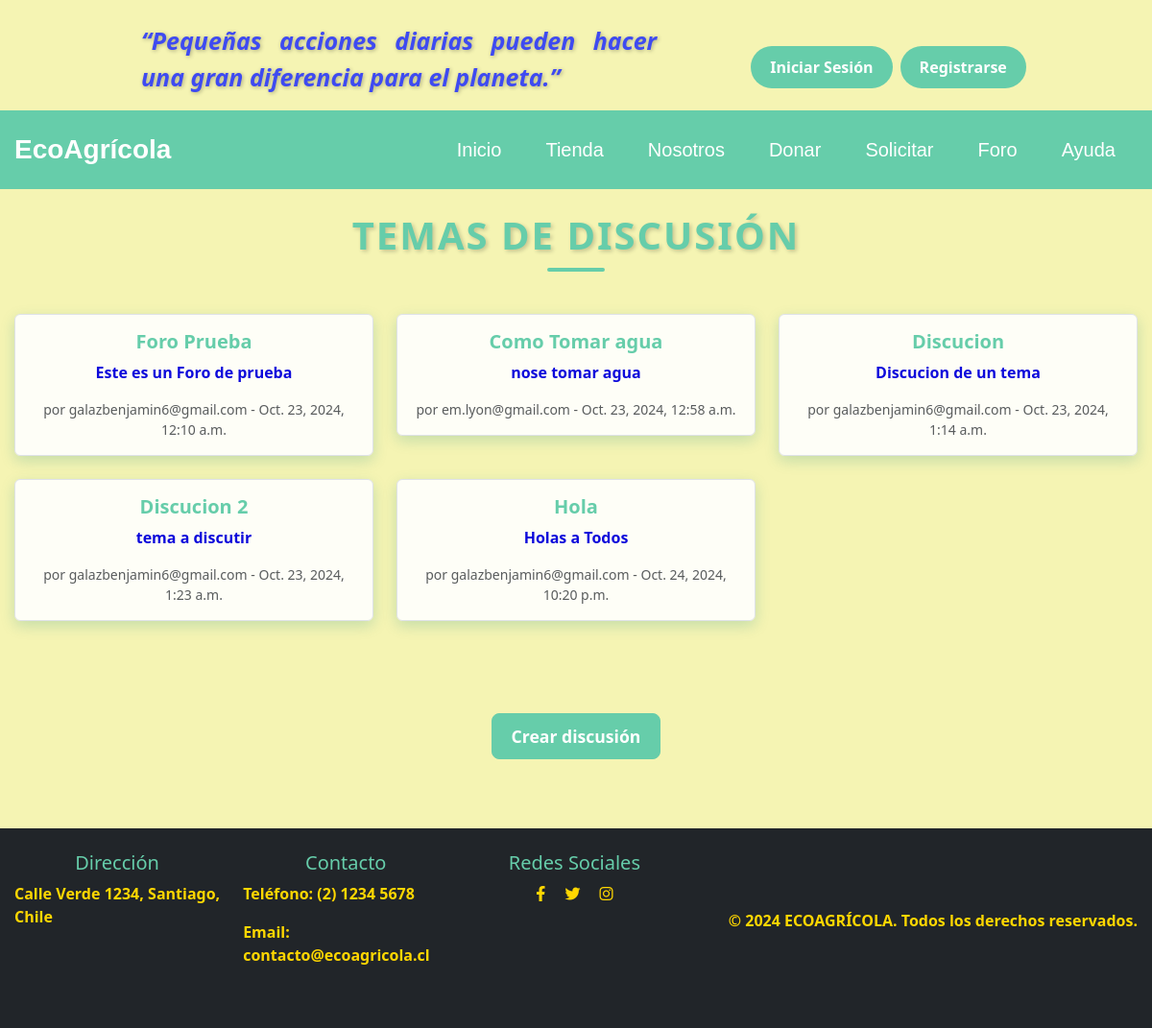
Page /foro/ on the committed database.
### core/models.py (models this page shows, shortened)
class Tema(models.Model):
    author= models.ForeignKey(User, on_delete=models.CASCADE)  # El campo autor debe existir
    titulo = models.CharField(max_length=200)
    content = models.TextField()
    fecha_creacion = models.DateTimeField(auto_now_add=True)

### core/views.py (the view)
# urls.py: path('foro/', foro,name='foro'),
def foro(request):
    temas = Tema.objects.all()  # Obtiene todos los temas
    return render(request, 'core/foro.html', {'temas': temas})

### core/templates/core/foro.html
{% extends "core/base_generic.html" %}
{% block content %}
<!doctype html>
<html lang="en"></html>
  <body>
    <br>
    <h1 class="section-title text-center" style="color: #66CDAA; font-weight: bold; margin-bottom: 20px;">Temas de discusión</h1>
    <div class="container mt-4 mb-5">
        <div class="row">
            {% for tema in temas %}
            <div class="col-md-4 mb-4">
                <div class="card border rounded" style="background-color: rgba(255, 255, 255, 0.9); border: 3px solid #66CDAA; box-shadow: 0 5px 15px rgba(0, 128, 128, 0.2);">
                    <div class="card-body">
                        <h5 class="card-title text-center" style="color: #66CDAA; font-weight: bold;">
                            <a href="{% url 'tema_detail' tema.id %}" class="text-decoration-none" style="color: #66CDAA;">{{ tema.titulo }}</a>
                        </h5>
                        <p class="card-text text-center">{{ tema.content }}</p>
                        <small class="text-muted text-center d-block">por {{ tema.author }} - {{ tema.fecha_creacion }}</small>
                    </div>
                </div>
            </div>
            {% endfor %}
        </div>
    </div>
    <div class="text-center mt-4 mb-5">
        <a class="btn btn-primary" href="{% url 'crear_tema' %}" role="button" style="background-color: #66CDAA; border-color: #66CDAA; font-weight: bold; padding: 10px 20px; font-size: 1.1em; border-radius: 8px; transition: background-color 0.3s;">
            Crear discusión
        </a>
    </div>
    <br>
  </body>
</html>
{% endblock %}

### core/static/core/css/style.css (style rules this page uses)
html { scroll-behavior: smooth; }
body { background-color: #f5f4b3; height: 100%; margin: 0; padding: 0; display: flex; flex-direction: column; }
p { color: #0d09db; font-weight: bold; text-align: justify; }
.container { max-width: 1200px; margin: 0 auto; padding: 0 15px; display: flex; justify-content: space-between; align-items: center; }
.section-title { color: #66CDAA; font-weight: bold; text-transform: uppercase; text-shadow: 2px 2px 4px rgba(0, 0, 0, 0.2); margin-bottom: 30px; position: relative; letter-spacing: 2px; }
.section-title::after { content: ""; width: 60px; height: 4px; background-color: #66CDAA; display: block; margin: 10px auto 0; border-radius: 2px; }
h1 { text-align: center; color: #343a40; }

### rows in the picture
Tema: titulo "Foro Prueba", content "Este es un Foro de prueba", author "galazbenjamin6@gmail.com", fecha_creacion "Oct. 23, 2024, 12:10 a.m."
Tema: titulo "Como Tomar agua", content "nose tomar agua", author "em.lyon@gmail.com", fecha_creacion "Oct. 23, 2024, 12:58 a.m."
Tema: titulo "Discucion", content "Discucion de un tema", author "galazbenjamin6@gmail.com", fecha_creacion "Oct. 23, 2024, 1:14 a.m."
Tema: titulo "Discucion 2", content "tema a discutir", author "galazbenjamin6@gmail.com", fecha_creacion "Oct. 23, 2024, 1:23 a.m."
Tema: titulo "Hola", content "Holas a Todos", author "galazbenjamin6@gmail.com", fecha_creacion "Oct. 24, 2024, 10:20 p.m."
